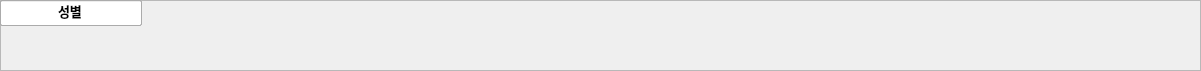
   <widget class="QFrame" name="frame">
    <property name="geometry">
     <rect>
      <x>-140</x>
      <y>940</y>
      <width>1201</width>
      <height>71</height>
     </rect>
    </property>
    <property name="maximumSize">
     <size>
      <width>16777215</width>
      <height>80</height>
     </size>
    </property>
    <property name="frameShape">
     <enum>QFrame::StyledPanel</enum>
    </property>
    <property name="frameShadow">
     <enum>QFrame::Raised</enum>
    </property>
    <widget class="QWidget" name="">
     <layout class="QVBoxLayout" name="verticalLayout_3">
      <item>
       <widget class="QLineEdit" name="leMeasureDate">
        <property name="minimumSize">
         <size>
          <width>120</width>
          <height>25</height>
         </size>
        </property>
        <property name="font">
         <font>
          <family>Malgun Gothic</family>
          <pointsize>10</pointsize>
          <weight>75</weight>
          <bold>true</bold>
         </font>
        </property>
        <property name="text">
         <string>측정일자</string>
        </property>
        <property name="alignment">
         <set>Qt::AlignCenter</set>
        </property>
       </widget>
      </item>
      <item>
       <spacer name="verticalSpacer">
        <property name="orientation">
         <enum>Qt::Vertical</enum>
        </property>
        <property name="sizeHint" stdset="0">
         <size>
          <width>20</width>
          <height>40</height>
         </size>
        </property>
       </spacer>
      </item>
     </layout>
    </widget>
    <widget class="QWidget" name="">
     <layout class="QVBoxLayout" name="verticalLayout">
      <item>
       <spacer name="verticalSpacer_2">
        <property name="orientation">
         <enum>Qt::Vertical</enum>
        </property>
        <property name="sizeHint" stdset="0">
         <size>
          <width>20</width>
          <height>40</height>
         </size>
        </property>
       </spacer>
      </item>
     </layout>
    </widget>
    <widget class="QWidget" name="">
     <layout class="QVBoxLayout" name="verticalLayout_2"/>
    </widget>
    <widget class="QWidget" name="">
     <layout class="QVBoxLayout" name="verticalLayout_4">
      <item>
       <widget class="QLineEdit" name="leBirthDate">
        <property name="minimumSize">
         <size>
          <width>120</width>
          <height>25</height>
         </size>
        </property>
        <property name="font">
         <font>
          <family>Malgun Gothic</family>
          <pointsize>10</pointsize>
          <weight>75</weight>
          <bold>true</bold>
         </font>
        </property>
        <property name="text">
         <string>생년월일</string>
        </property>
        <property name="alignment">
         <set>Qt::AlignCenter</set>
        </property>
       </widget>
      </item>
      <item>
       <spacer name="verticalSpacer_4">
        <property name="orientation">
         <enum>Qt::Vertical</enum>
        </property>
        <property name="sizeHint" stdset="0">
         <size>
          <width>20</width>
          <height>40</height>
         </size>
        </property>
       </spacer>
      </item>
     </layout>
    </widget>
    <widget class="QWidget" name="">
     <layout class="QVBoxLayout" name="verticalLayout_5">
      <item>
       <widget class="QLineEdit" name="leCustomerSex">
        <property name="minimumSize">
         <size>
          <width>120</width>
          <height>25</height>
         </size>
        </property>
        <property name="font">
         <font>
          <family>Malgun Gothic</family>
          <pointsize>10</pointsize>
          <weight>75</weight>
          <bold>true</bold>
         </font>
        </property>
        <property name="text">
         <string>성별</string>
        </property>
        <property name="alignment">
         <set>Qt::AlignCenter</set>
        </property>
       </widget>
      </item>
      <item>
       <spacer name="verticalSpacer_5">
        <property name="orientation">
         <enum>Qt::Vertical</enum>
        </property>
        <property name="sizeHint" stdset="0">
         <size>
          <width>20</width>
          <height>40</height>
         </size>
        </property>
       </spacer>
      </item>
     </layout>
    </widget>
   </widget>
